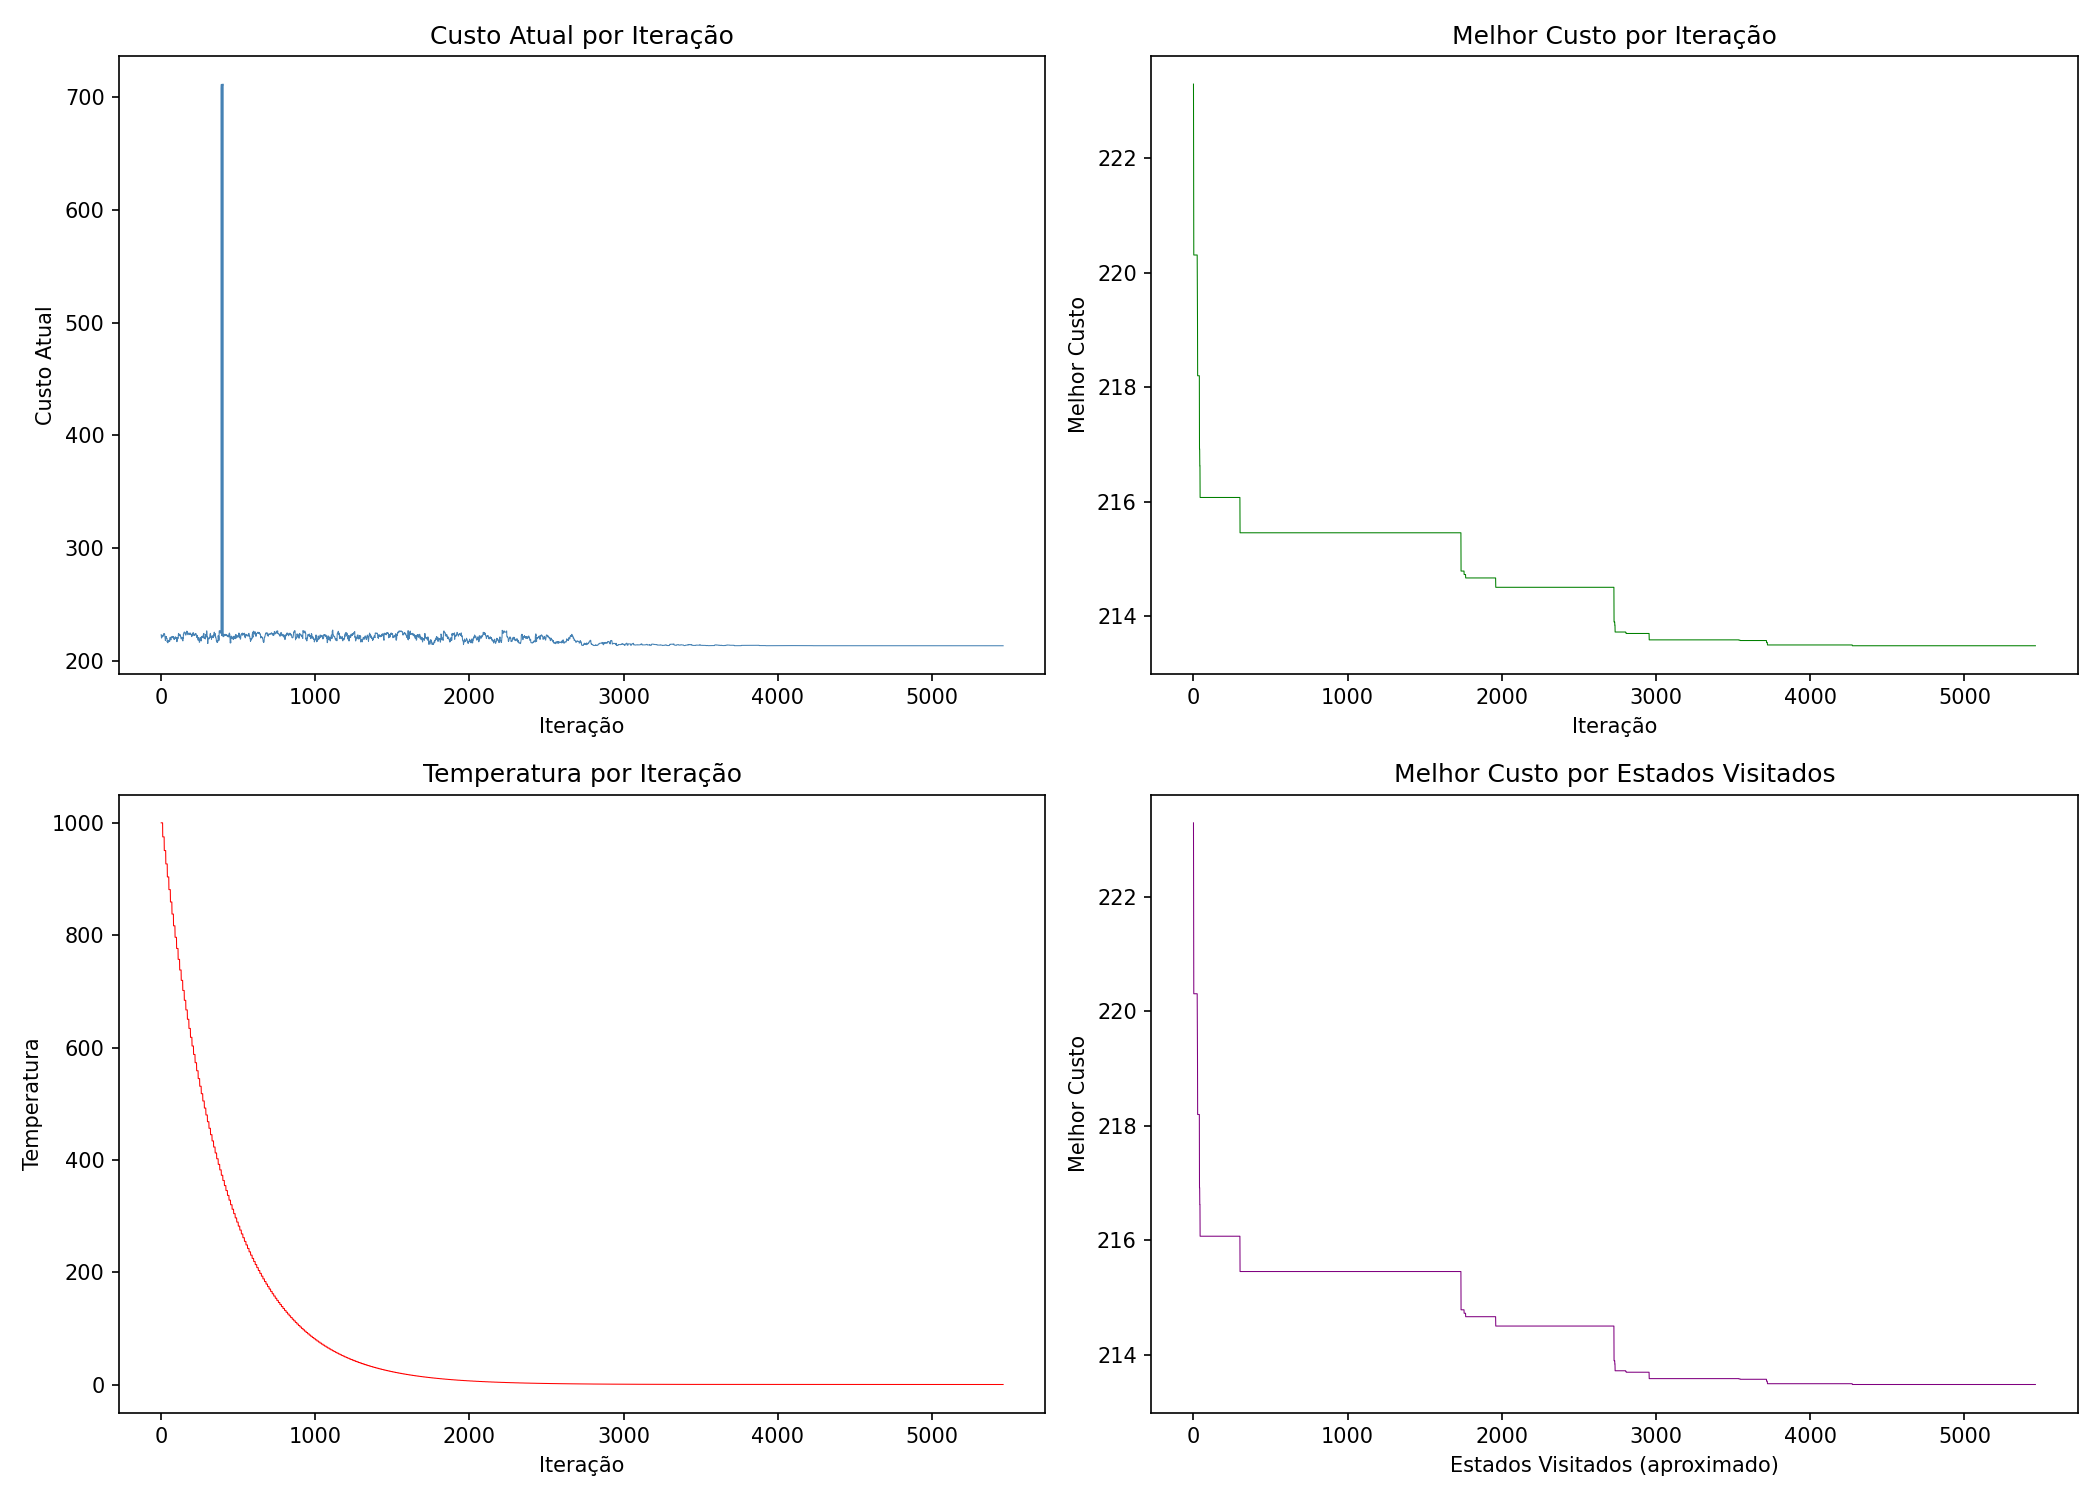

Recreate this plot in Python.
import pandas as pd
import matplotlib.pyplot as plt

df = pd.read_csv('log_iteracoes.csv', sep=';', skipinitialspace=True)

fig, axs = plt.subplots(2, 2, figsize=(14, 10))

# Gráfico 1 - Custo atual
axs[0, 0].plot(df['iteracao'], df['current_cost'], color='steelblue', linewidth=0.5)
axs[0, 0].set_xlabel('Iteração')
axs[0, 0].set_ylabel('Custo Atual')
axs[0, 0].set_title('Custo Atual por Iteração')

# Gráfico 2 - Melhor custo
axs[0, 1].plot(df['iteracao'], df['best_cost'], color='green', linewidth=0.5)
axs[0, 1].set_xlabel('Iteração')
axs[0, 1].set_ylabel('Melhor Custo')
axs[0, 1].set_title('Melhor Custo por Iteração')

# Gráfico 3 - Temperatura
axs[1, 0].plot(df['iteracao'], df['temperatura'], color='red', linewidth=0.5)
axs[1, 0].set_xlabel('Iteração')
axs[1, 0].set_ylabel('Temperatura')
axs[1, 0].set_title('Temperatura por Iteração')

# Gráfico 4 - Melhor custo por estados visitados (aproximado pela iteração)
axs[1, 1].plot(df['iteracao'], df['best_cost'], color='purple', linewidth=0.5)
axs[1, 1].set_xlabel('Estados Visitados (aproximado)')
axs[1, 1].set_ylabel('Melhor Custo')
axs[1, 1].set_title('Melhor Custo por Estados Visitados')

plt.tight_layout()
plt.savefig('graficos.png', dpi=150)
plt.show()

print("Salvo em graficos.png")
